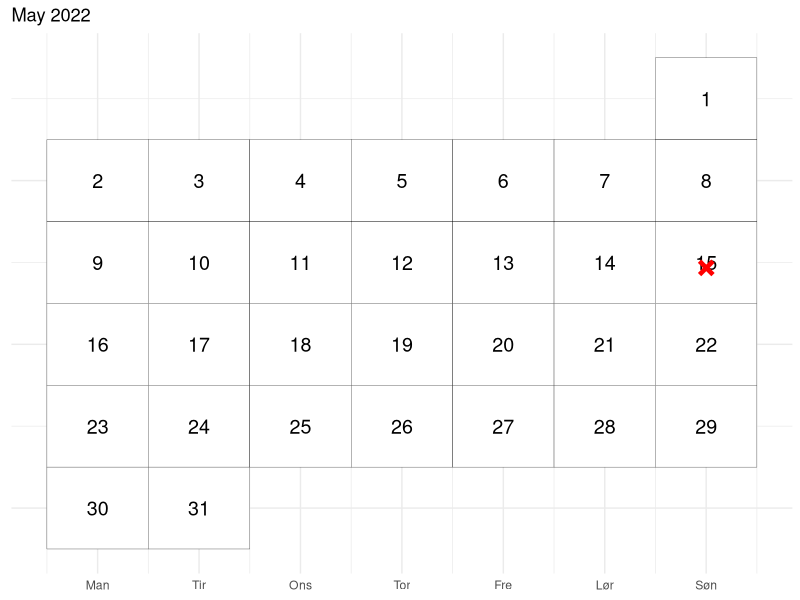

Recreate this plot in R.
library(ggplot2)
library(lubridate)

# Parametre
special_date <- as.Date("2022-05-15")  # Datoen, hvor der skal sættes et rødt kryds

year <- year(special_date)
month <- month(special_date)

# Bestem første og sidste dag i måneden
first_date <- as.Date(paste(year, month, "1", sep = "-"))
last_date <- ceiling_date(first_date, "month") - days(1)

# Opret en data frame med alle datoer i måneden
dates <- seq(first_date, last_date, by = "day")
calendar_df <- data.frame(date = dates)
calendar_df$day <- day(calendar_df$date)
calendar_df$wday <- wday(calendar_df$date, week_start = 1)  # Mandag = 1

# Beregn hvilken uge i måneden dagen tilhører
first_wday <- wday(first_date, week_start = 1)
calendar_df$week <- ceiling((calendar_df$day + first_wday - 1) / 7)

# Plot kalenderen
p <- ggplot(calendar_df, aes(x = wday, y = -week)) + 
  geom_tile(fill = "white", color = "black") +
  geom_text(aes(label = day), size = 5) +
  scale_x_continuous(breaks = 1:7, labels = c("Man", "Tir", "Ons", "Tor", "Fre", "Lør", "Søn")) +
  theme_minimal() +
  labs(title = paste(month.name[month], year)) +
  theme(axis.title = element_blank(), 
        axis.text.y = element_blank(), 
        axis.ticks = element_blank())

# Hvis special_date er i den viste måned, tilføj et rødt kryds
if (special_date >= first_date && special_date <= last_date) {
  special_day <- day(special_date)
  special_wday <- wday(special_date, week_start = 1)
  special_week <- ceiling((special_day + first_wday - 1) / 7)
  
  p <- p + annotate("text", 
                    x = special_wday, 
                    y = -special_week, 
                    label = "×", 
                    color = "red", 
                    size = 10, 
                      fontface = "bold")
}

p
